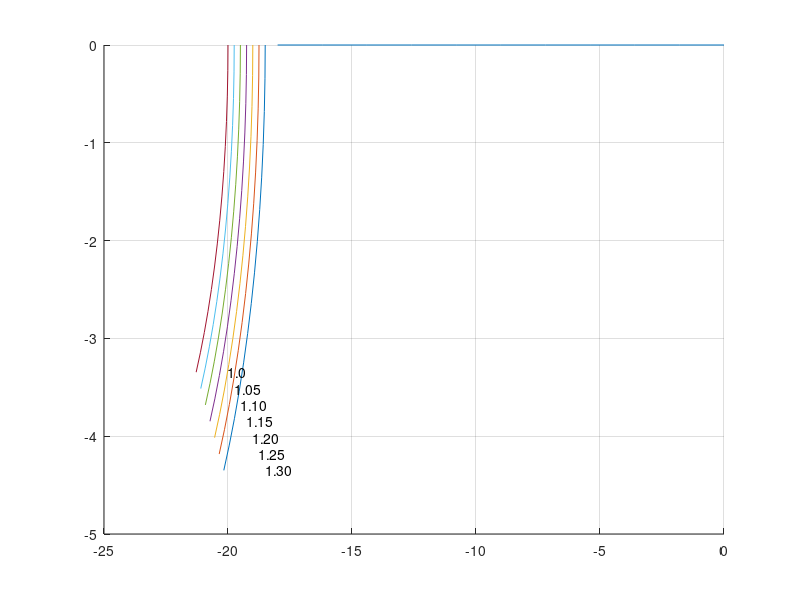

Source code (MATLAB): (Note: this script raises an error after producing the figure.)
% This function constructs the receiving end power circle diagram
% for varying values of Vs from Vr up to 1.35 Vr.
%
% Copyright (C) 1998 by H. Saadat
function pwrcirc(ABCD)
global resp model par1 par2 linelngt freq
diary off
if exist('ABCD')~=1
A = input('Enter the complex line constant A = ');
B = input('Enter the complex line constant B = ');
C = input('Enter the complex line constant C = ');
D = A; ABCD=[A B; C D]; end
fprintf(' \n')
fprintf(' Receiving end power circle diagram \n')
fprintf(' ---------------------------------- \n')

Vrm = input('Enter receiving end line-line voltage kV = ');
ba = angle( ABCD(1,2) )- angle(ABCD(1,1));
delta = 0:3:42;
d = delta*pi/180;

Vsm = 1.35*Vrm;

h=figure;
hold on

for k = 1:7
Vsm = Vsm -.05*Vrm;
bd = angle(ABCD(1,2)) - d;
S1 = Vsm*Vrm/abs(ABCD(1,2)); S2 = abs(ABCD(1,1))*Vrm^2/abs(ABCD(1,2));
Pr = S1*cos(bd) - S2*cos(ba);
Qr = S1*sin(bd) - S2*sin(ba);
tx = max(Pr); ty = min(Qr);

  if k ==1
  pm = ceil(max(Pr));
  x = 0:.1*pm:pm; y = zeros(1,length(x));
  else end
plot(Pr, Qr)


if k == 1, text( tx, ty, '1.30'), else end
if k == 2, text( tx, ty, '1.25'), else end
if k == 3, text( tx, ty, '1.20'), else end
if k == 4, text( tx, ty, '1.15'), else end
if k == 5, text( tx, ty, '1.10'), else end
if k == 6, text( tx, ty, '1.05'), else end
if k == 7, text( tx, ty, '1.0'), else end

end

plot(x,y), grid
axis([0 pm -pm/2  pm/2]);
axis('square')
xlabel('Pr, MW'), ylabel('Qr,  Mvar')
title('Power circle diagram  Vs: from Vr to 1.3Vr ')
hold off
pause
%axis('auto')
fprintf(' \n Hit return to continue \n')
pause
